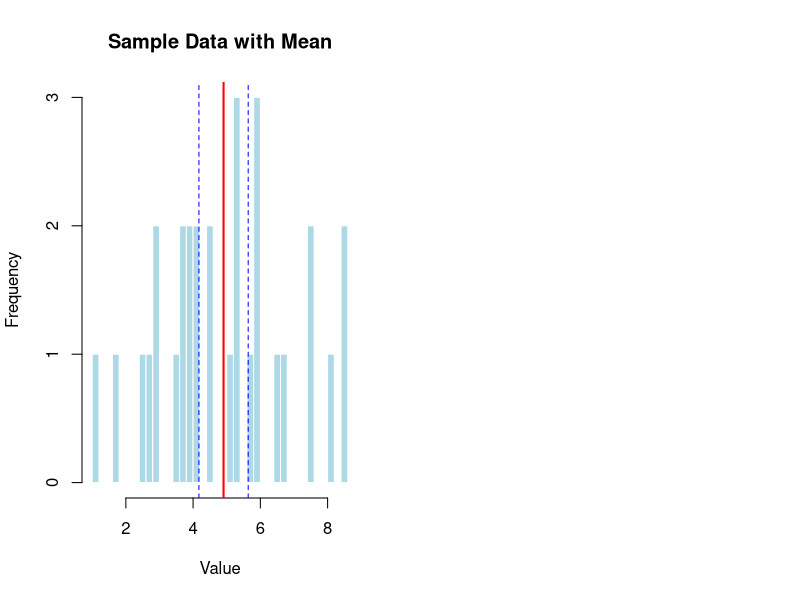

Recreate this plot in R.
# Lab 6: Estimate Population Parameters (Mean, Variance) from Sample Data
# Parameters
mu <- 5
sigma <- 2
n <- 30
N_sim <- 1000
# Generate sample data
set.seed(123)
sample_data <- rnorm(n, mean = mu, sd = sigma)
# Point estimates
sample_mean <- mean(sample_data)
sample_var <- var(sample_data)
# Confidence intervals
conf_int_mean <- t.test(sample_data)$conf.int
conf_int_var <- c((n-1)*sample_var / qchisq(0.975, df = n-1),
(n-1)*sample_var / qchisq(0.025, df = n-1))
# Output
print(paste("Sample Mean:", sample_mean))
print(paste("Sample Variance:", sample_var))
print(paste("95% CI for Mean:", conf_int_mean))
print(paste("95% CI for Variance:", conf_int_var))
# Graphical Output
par(mfrow = c(1, 2))
# Histogram with mean and CI
hist(sample_data, breaks = 30, col = "lightblue", main = "Sample Data with Mean", xlab = "Value", border = "white")
abline(v = sample_mean, col = "red", lwd = 2)
abline(v = conf_int_mean, col = "blue", lty = 2)
# Boxplotboxplot(sample_data, col = "lightgreen", main = "Boxplot of Sample Data", ylab = "Value")